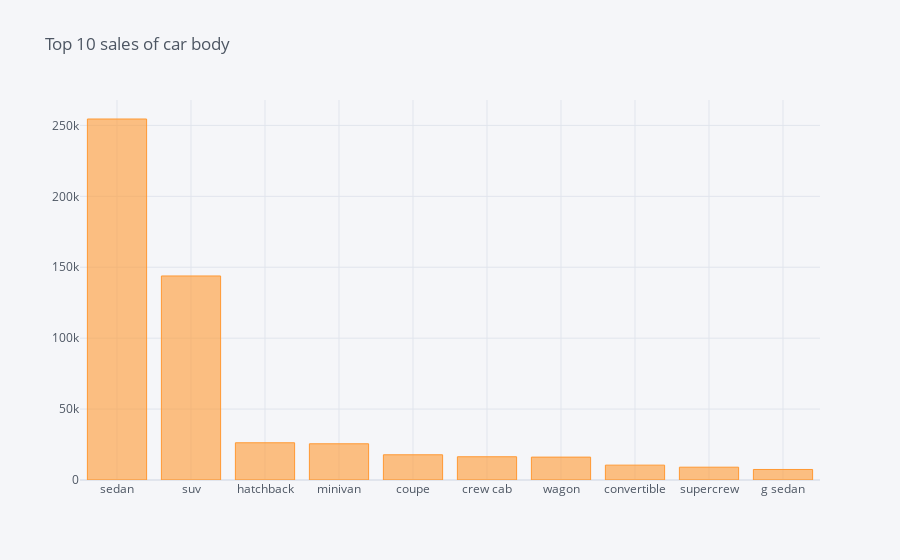

Notebook source saved alongside this figure:
### Markdown cell above
#### 3. **Which body sells the most?**

### Code cell
df['body'].value_counts().head(10).iplot(kind = 'bar', title = 'Top 10 sales of car body')

### Figure 1 — Plotly figure (JSON) as saved in the notebook; plotly's stock layout.template omitted (floating-point values rounded to 4 significant figures)
{"data": [{"marker": {"color": "rgba(255, 153, 51, 0.6)", "line": {"color": "rgba(255, 153, 51, 1.0)", "width": 1}}, "name": "body", "orientation": "v", "text": "", "type": "bar", "x": ["sedan", "suv", "hatchback", "minivan", "coupe", "crew cab", "wagon", "convertible", "supercrew", "g sedan"], "y": [254508, 143843, 26237, 25529, 17770, 16393, 16128, 10476, 9033, 7417]}], "layout": {"legend": {"bgcolor": "#F5F6F9", "font": {"color": "#4D5663"}}, "paper_bgcolor": "#F5F6F9", "plot_bgcolor": "#F5F6F9", "title": {"font": {"color": "#4D5663"}, "text": "Top 10 sales of car body"}, "xaxis": {"gridcolor": "#E1E5ED", "showgrid": true, "tickfont": {"color": "#4D5663"}, "title": {"font": {"color": "#4D5663"}, "text": ""}, "zerolinecolor": "#E1E5ED"}, "yaxis": {"gridcolor": "#E1E5ED", "showgrid": true, "tickfont": {"color": "#4D5663"}, "title": {"font": {"color": "#4D5663"}, "text": ""}, "zerolinecolor": "#E1E5ED"}}}
